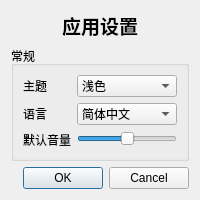
<?xml version="1.0" encoding="UTF-8"?>
<ui version="4.0">
 <class>SettingsDialog</class>
 <widget class="QDialog" name="SettingsDialog">
  <property name="windowTitle">
   <string>设置</string>
  </property>
  <layout class="QVBoxLayout" name="verticalLayout">
   <item>
    <widget class="QLabel" name="labelTitle">
     <property name="text">
      <string>应用设置</string>
     </property>
     <property name="alignment">
      <set>Qt::AlignCenter</set>
     </property>
     <property name="font">
      <font>
       <pointsize>14</pointsize>
       <weight>75</weight>
       <bold>true</bold>
      </font>
     </property>
    </widget>
   </item>
   <item>
    <widget class="QGroupBox" name="groupBoxGeneral">
     <property name="title">
      <string>常规</string>
     </property>
     <layout class="QFormLayout" name="formLayoutGeneral">
      <item row="0" column="0">
       <widget class="QLabel" name="labelTheme">
        <property name="text">
         <string>主题</string>
        </property>
       </widget>
      </item>
      <item row="0" column="1">
       <widget class="QComboBox" name="comboBoxTheme">
        <item>
         <property name="text">
          <string>浅色</string>
         </property>
        </item>
        <item>
         <property name="text">
          <string>深色</string>
         </property>
        </item>
       </widget>
      </item>
      <item row="1" column="0">
       <widget class="QLabel" name="labelLanguage">
        <property name="text">
         <string>语言</string>
        </property>
       </widget>
      </item>
      <item row="1" column="1">
       <widget class="QComboBox" name="comboBoxLanguage">
        <item>
         <property name="text">
          <string>简体中文</string>
         </property>
        </item>
        <item>
         <property name="text">
          <string>English</string>
         </property>
        </item>
       </widget>
      </item>
      <item row="2" column="0">
       <widget class="QLabel" name="labelVolume">
        <property name="text">
         <string>默认音量</string>
        </property>
       </widget>
      </item>
      <item row="2" column="1">
       <widget class="QSlider" name="sliderVolume">
        <property name="orientation">
         <enum>Qt::Horizontal</enum>
        </property>
        <property name="minimum">
         <number>0</number>
        </property>
        <property name="maximum">
         <number>100</number>
        </property>
        <property name="value">
         <number>50</number>
        </property>
       </widget>
      </item>
     </layout>
    </widget>
   </item>
   <item>
    <widget class="QDialogButtonBox" name="buttonBox">
     <property name="orientation">
      <enum>Qt::Horizontal</enum>
     </property>
     <property name="standardButtons">
      <set>QDialogButtonBox::Ok|QDialogButtonBox::Cancel</set>
     </property>
    </widget>
   </item>
  </layout>
 </widget>
 <resources/>
 <connections/>
</ui> 
